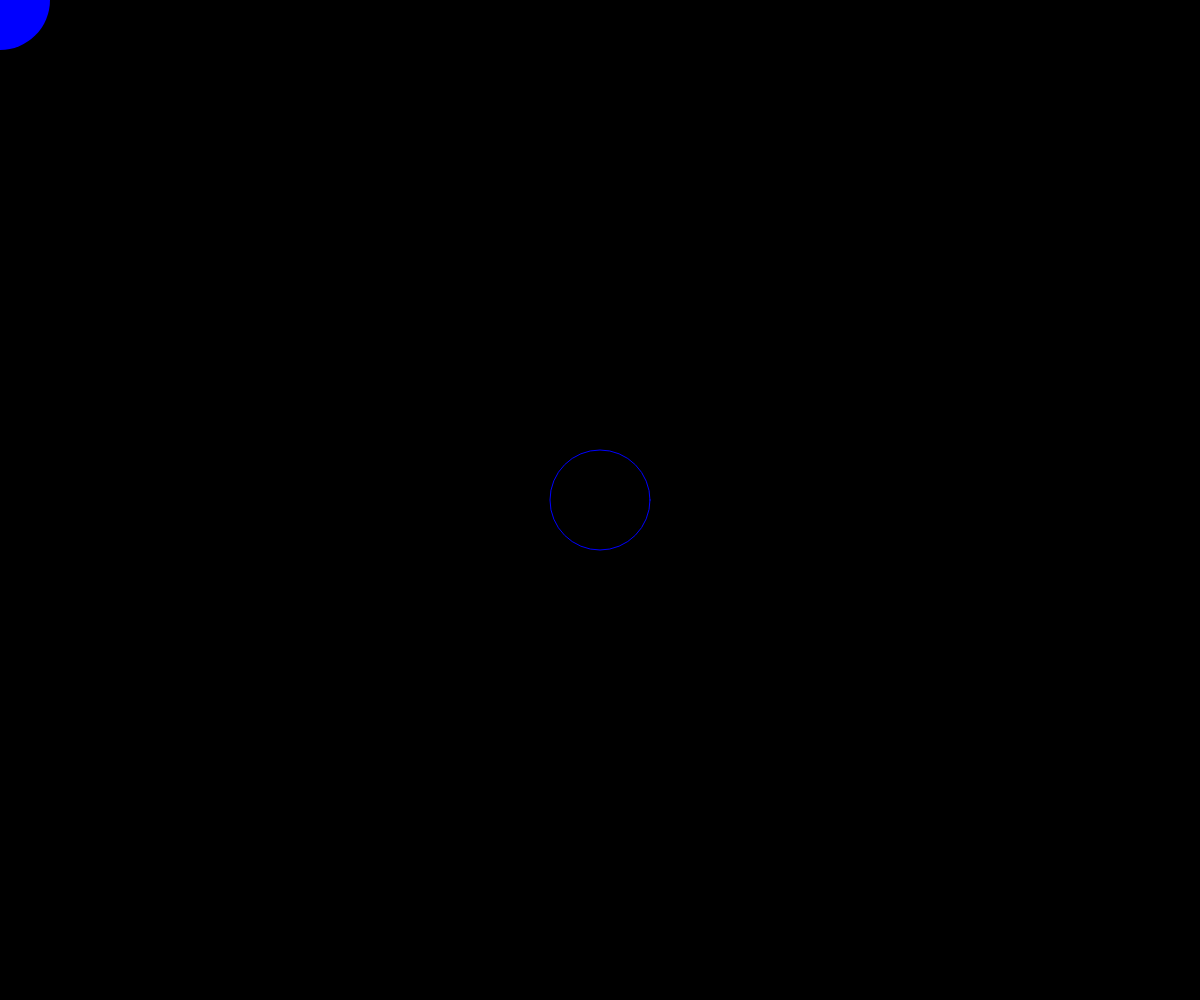
Frame 1 (no input)
Frame 60 (no input): identical to frame 1, image omitted
Frame 120 (the mouse pressed at the canvas centre since frame 60): blank canvas, image omitted

The p5.js sketch that drew this single still picture (run headless with seeded random() and noise() and a simulated clock; from frame 60 on, the mouse is pressed at the canvas centre):

// p5.js sketch
// ── sketch.js
let fillColor;
let strokeColor;
let strokeFillColor;

function setup() {
  
  createCanvas(windowWidth,windowHeight);
  
  print(10 < 5);
  //     False
  print(50 > 31);
  //     True
  
  fillColor = 255;
  strokeColor = 255;
  strokeFillColor = 0;
  
}

function draw() {
  
  background(0);
  
  fill(0,0,fillColor);
  //   r g    b
  noStroke();
  ellipse(mouseX,mouseY,100);
  //        x      y     wh
  
  fill(0,0,strokeFillColor);
  //   r g        b
  stroke(0,0,strokeColor);
  //     r g      b
  ellipse(width/2,height/2,100);
  //        x       y       wh
  
  
  if (  mouseX > width/2  ) {
    // Boolean Expression
    
    fillColor = 0;
    strokeColor = 0;
    strokeFillColor = 255;
    
  } else {
    
    fillColor = 255;
    strokeColor = 255;
    strokeFillColor = 0;
    
  }
  
  // Relational Operator
  // =
  // !=
  // <
  // > 
  // =<
  // =>
  
}
